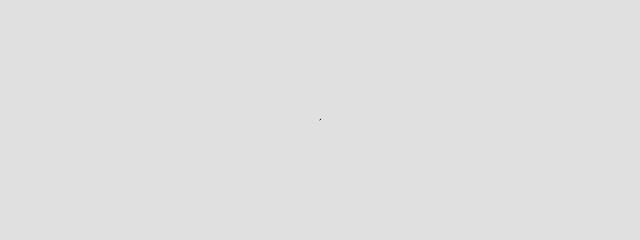
Frame 1 (no input)
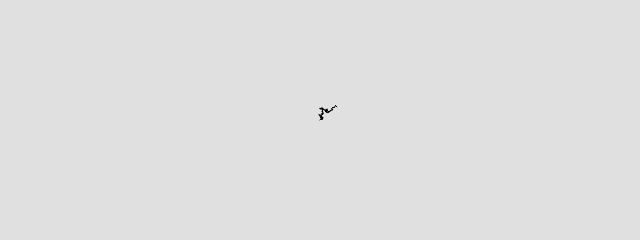
Frame 60 (no input)
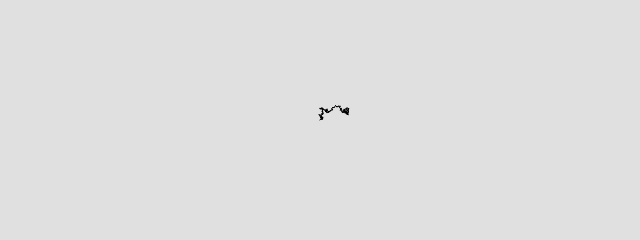
Frame 120 (the mouse pressed at the canvas centre since frame 60)

The p5.js sketch that drew these frames (run headless with seeded random() and noise() and a simulated clock; from frame 60 on, the mouse is pressed at the canvas centre):

// p5.js sketch
// ── sketch.js
class GaussianWalker {
    constructor(x, y, sd) {
        this.x = x;
        this.y = y;
        this.sd = sd;

        this.prevX = x;
        this.prevY = y;
    }

    show() {
        stroke(0);
        line(this.x, this.y, this.prevX, this.prevY);
    }

    step() {
        this.prevX = this.x;
        this.prevY = this.y;

        const xstep = randomGaussian(0, this.sd);
        const ystep = randomGaussian(0, this.sd);

        this.x += xstep;
        this.y += ystep;
    }
}

let walker;
let sdSlider;

function setup() {
    createCanvas(640, 240);
    background(224);

    sdSlider = createSlider(0, 10, 1, 1);
    walker = new GaussianWalker(width / 2, height / 2, 1);
}

function draw() {
    walker.sd = sdSlider.value();
    walker.step();
    walker.show();
}
